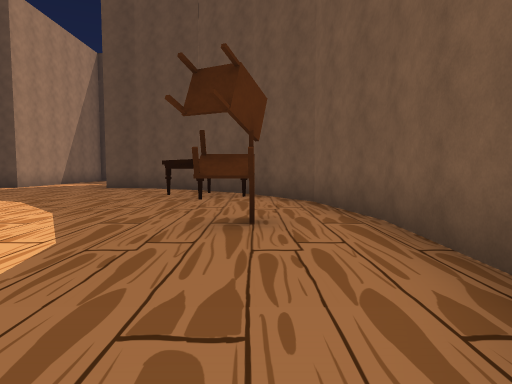
view 1 (above)

24 first-person views from a walk through a scene from a Unity 3-D project. The camera is 1.2 m above the floor, tilts 4° down and sees 75° across. The floor is counted in squares, 2 m on a side. Each view is taken from the middle of a square. On the plan, view 1 faces up. The plan holds only what a view shows up to about 10 squares ahead; the rest is blank. The place goes on beyond the plan. The player is left out.

view 2
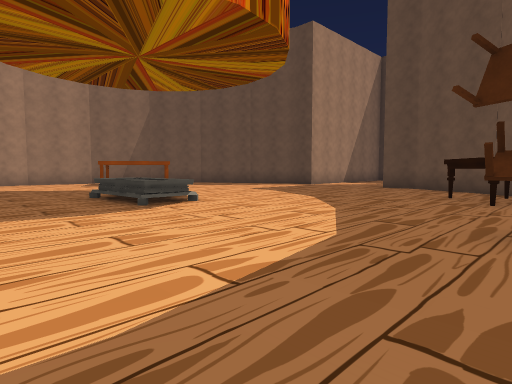

view 3
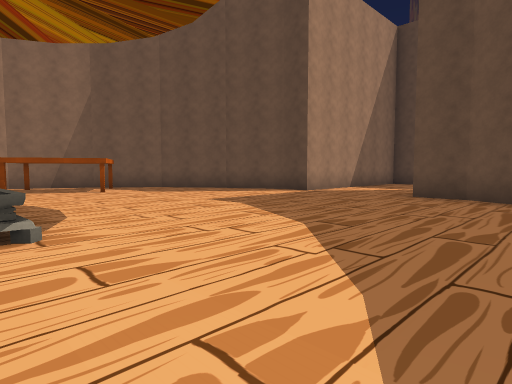

view 4
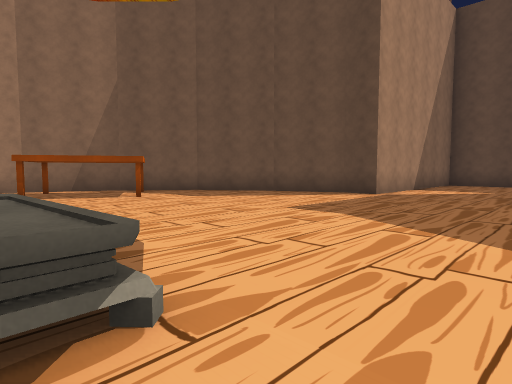

view 5
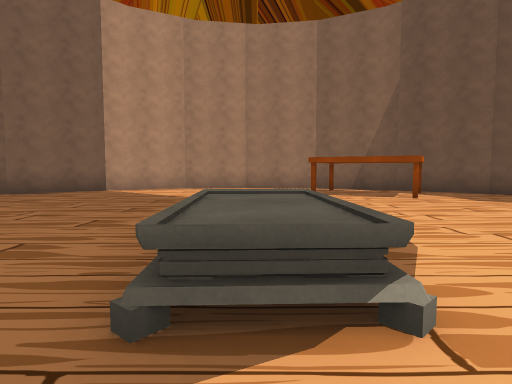

view 6
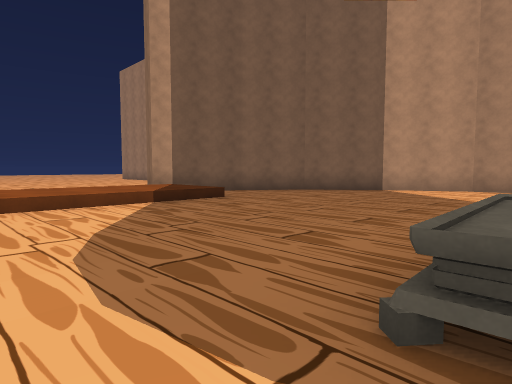

view 7
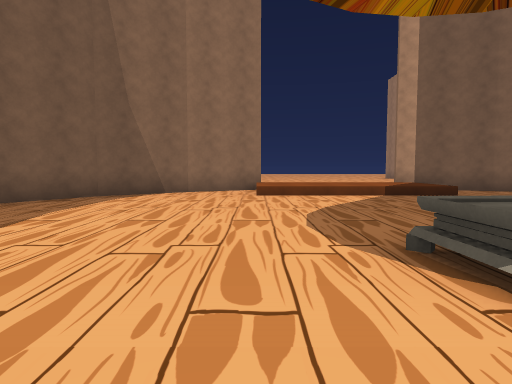

view 8
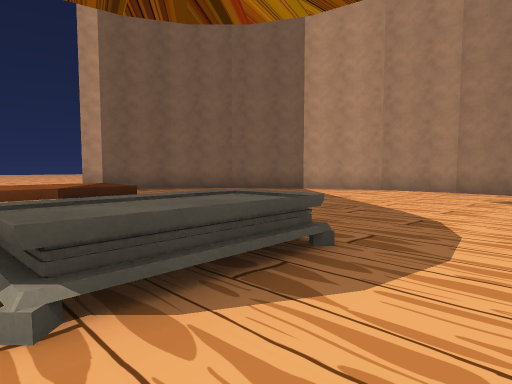

view 9
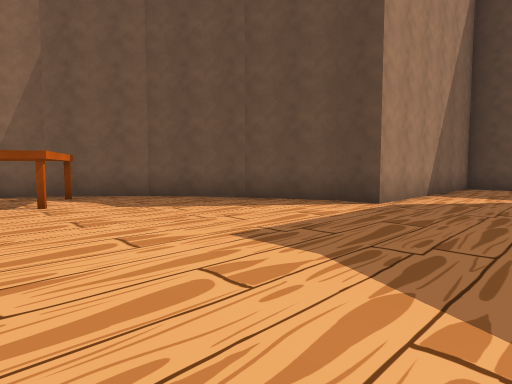

view 10
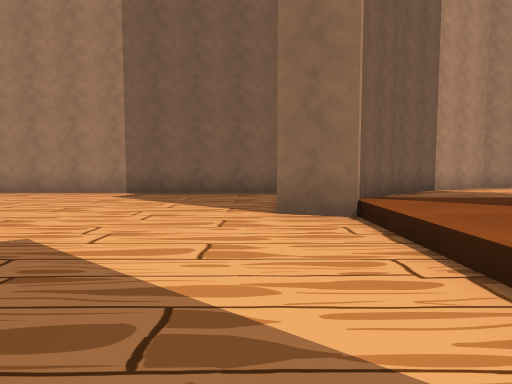

view 11
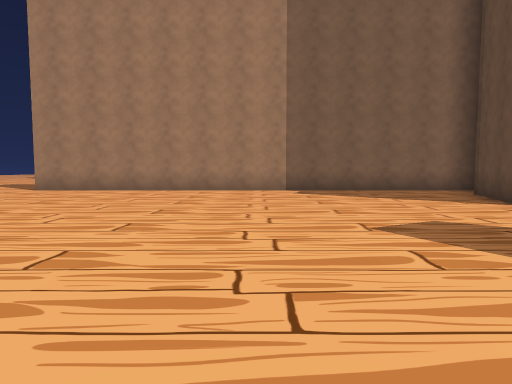

view 12
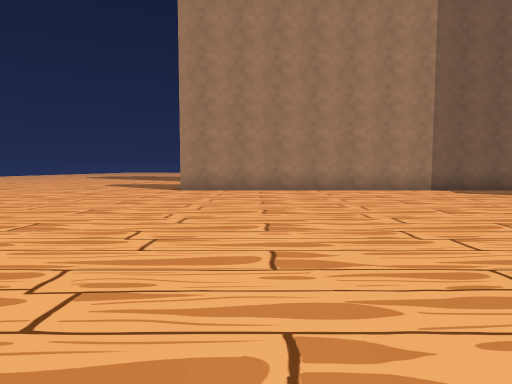

view 13
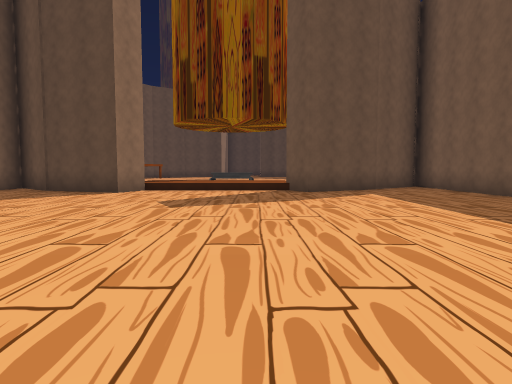

view 14
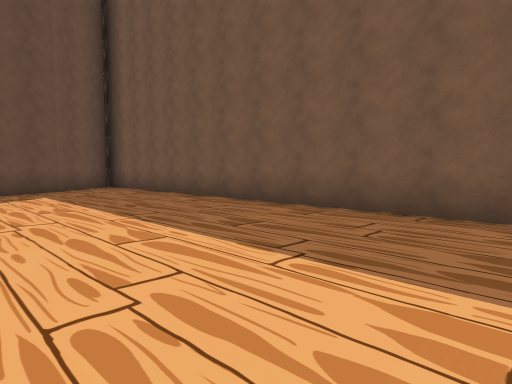

view 15
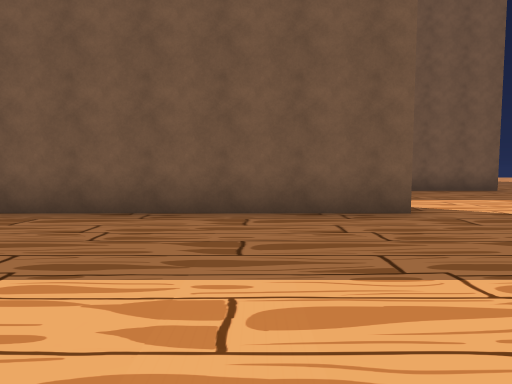

view 16
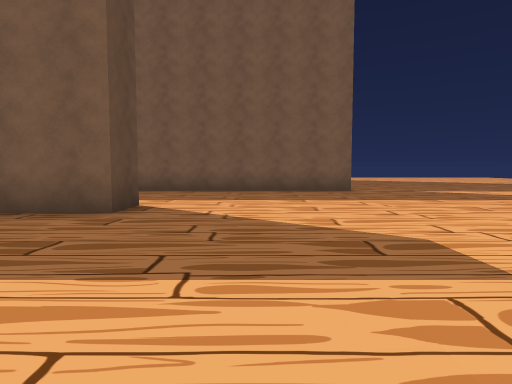

view 17
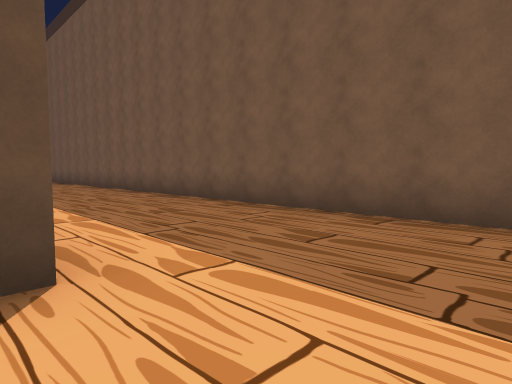

view 18
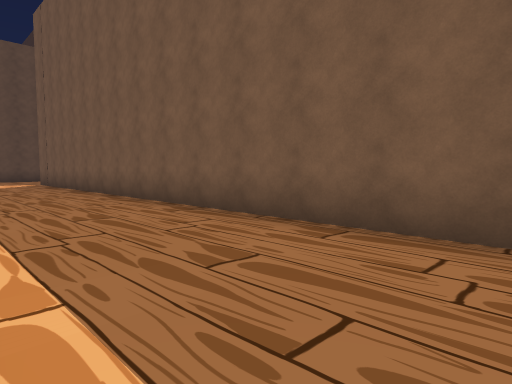

view 19
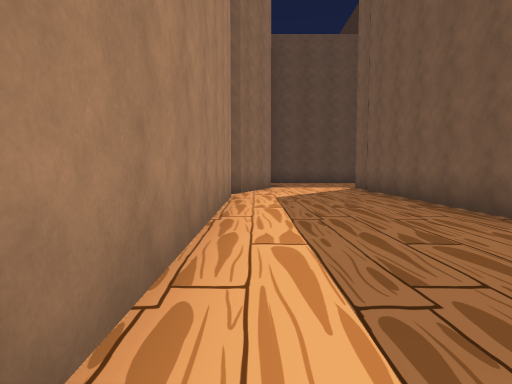

view 20
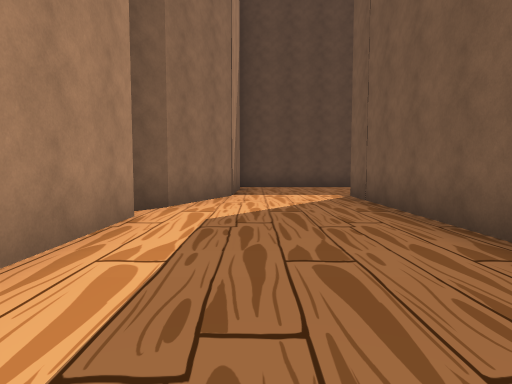

view 21
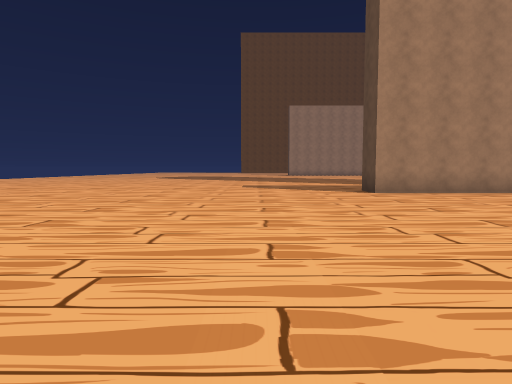

view 22
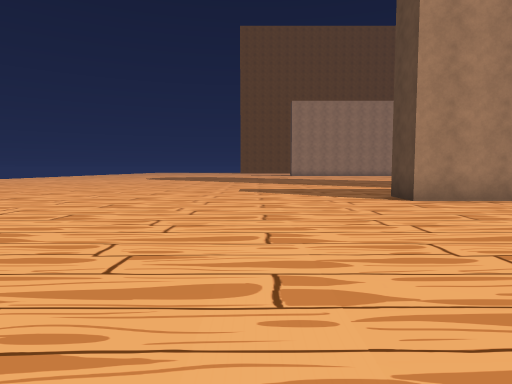

view 23
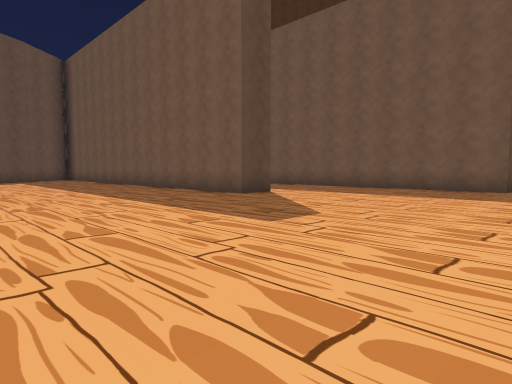

view 24
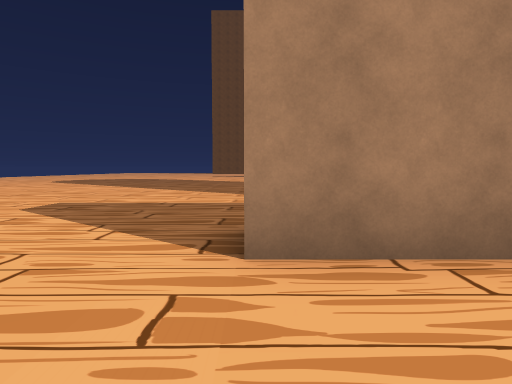

### Floor plan
Points are (right, up) in squares from view 1. A wall is a line through its corners. A room is listed if a view was taken in it or the views show most of it. See-through windows are left out.
Room 1 (views 1, 2, 3, 4, 5, 6, 7, 8, 9)
walls: (-1.5, 9.3) (-3.6, 10.3) (-4.8, 10.3); (1.5, 3.8) (1.1, 6.1) (0, 7.8); (-10, 9.8) (-11.9, 8.5) (-13.2, 6.9) (-14.1, 4.7); (1.4, 1.9) (1.5, 3.9); (-2.4, -3.6) (-0.6, -2.2) (0.4, -0.7); (-14.1, 4.9) (-14.3, 2.7); (-3.3, -4.1) (-2.2, -3.5); (-14.3, 2.8) (-14.1, 0.9) (-13, -1.3); (-13.1, -1.1) (-11.7, -2.9); (-11.8, -2.8) (-10.3, -3.9) (-8.1, -4.8); (-6.4, 16.3) (-7.5, 16.3) (-7.5, 10.5) (-8.4, 10.5) (-10.1, 9.7)
low walls: (-0.1, 7.9) (-1.5, 9.3)
ways out: opening at (-6, -3.2) to room 2
objects: table (-13, 5) to (-11, 7); other object (-5, 3); bed (-2, 7) to (0, 8); chair (0, 4)
Room 2 (views 10, 11, 12, 13, 14, 15, 16, 17, 18, 19, 20, 21, 22, 23, 24)
walls: (1.5, -16.1) (0.4, -16.1) (0.4, -4); (-4.1, -4.6) (-3.3, -4.1); (-8.1, -4.8) (-8.4, -5.7) (-10.8, -4.8) (-11.9, -4); (-0.3, -3.4) (-1.5, -4.3) (-3.7, -5.5) (-4.1, -4.7); (-12.2, -3.9) (-12.2, -16.1) (-13.2, -16.1); (1.5, -1.8) (1.5, -8.4); (5.6, -20.6) (5.1, -20.6) (5.1, 1.4); (2.5, 1.5) (1.6, -0.8) (1.2, -1.4)
low walls: (-4.1, -4.7) (-4.5, -4.7)
ways out: opening at (-6, -3.2) to room 1; opening at (3.5, 1.5); opening at (5.5, -21.5)

Positions as (right, up) in squares from view 1, and headings:
1: (0, 0), facing up
2: (0, 0), facing up-left
3: (-2, 3), facing up-left
4: (-4, 3), facing up-left
5: (-4, 3), facing left
6: (-4, 3), facing down-left
7: (-4, 5), facing down
8: (-5, 5), facing down-left
9: (-5, 5), facing up-left
10: (-4, -6), facing left
11: (-3, -10), facing left
12: (-3, -14), facing left
13: (-5, -14), facing up
14: (-4, -14), facing up-right
15: (-4, -14), facing right
16: (-4, -18), facing right
17: (1, -18), facing up-right
18: (2, -13), facing up-right
19: (2, -9), facing up
20: (3, -6), facing up
21: (-4, -19), facing left
22: (-6, -19), facing left
23: (-5, -22), facing up-right
24: (-10, -16), facing left
